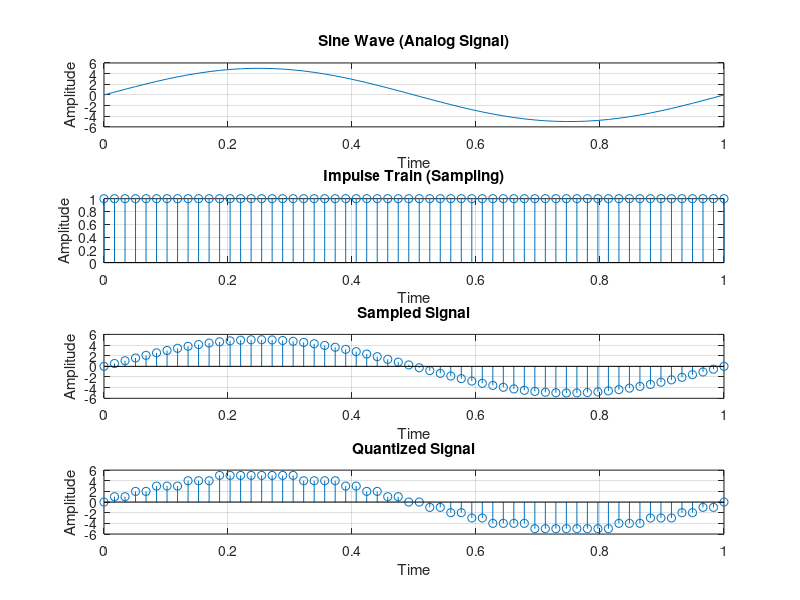

Reproduce this figure in MATLAB.
% Simulate the process of converting an analog signal to a digital signal
clear all;
close all;

% Define time vector for the analog signal
n = linspace(0, 1, 60);

% Generate analog signal (sine wave)
f = 60;
x = 5 * sin(2 * pi * f * n);

% Plot the original analog signal
subplot(4, 1, 1);
plot(n, x);
xlabel('Time');
ylabel('Amplitude');
title('Sine Wave (Analog Signal)');
grid;

% Generate an impulse train to represent sampling
subplot(4, 1, 2);
stem(n, n >= 0); % Impulse train
xlabel('Time');
ylabel('Amplitude');
title('Impulse Train (Sampling)');
grid;

% Sample the analog signal at positions determined by the impulse train
subplot(4, 1, 3);
stem(n, x);
xlabel('Time');
ylabel('Amplitude');
title('Sampled Signal');
grid;

% Quantize the sampled values to represent finite precision in a digital system
x_quantized = round(x);
subplot(4, 1, 4);
stem(n, x_quantized);
xlabel('Time');
ylabel('Amplitude');
title('Quantized Signal');
grid;
